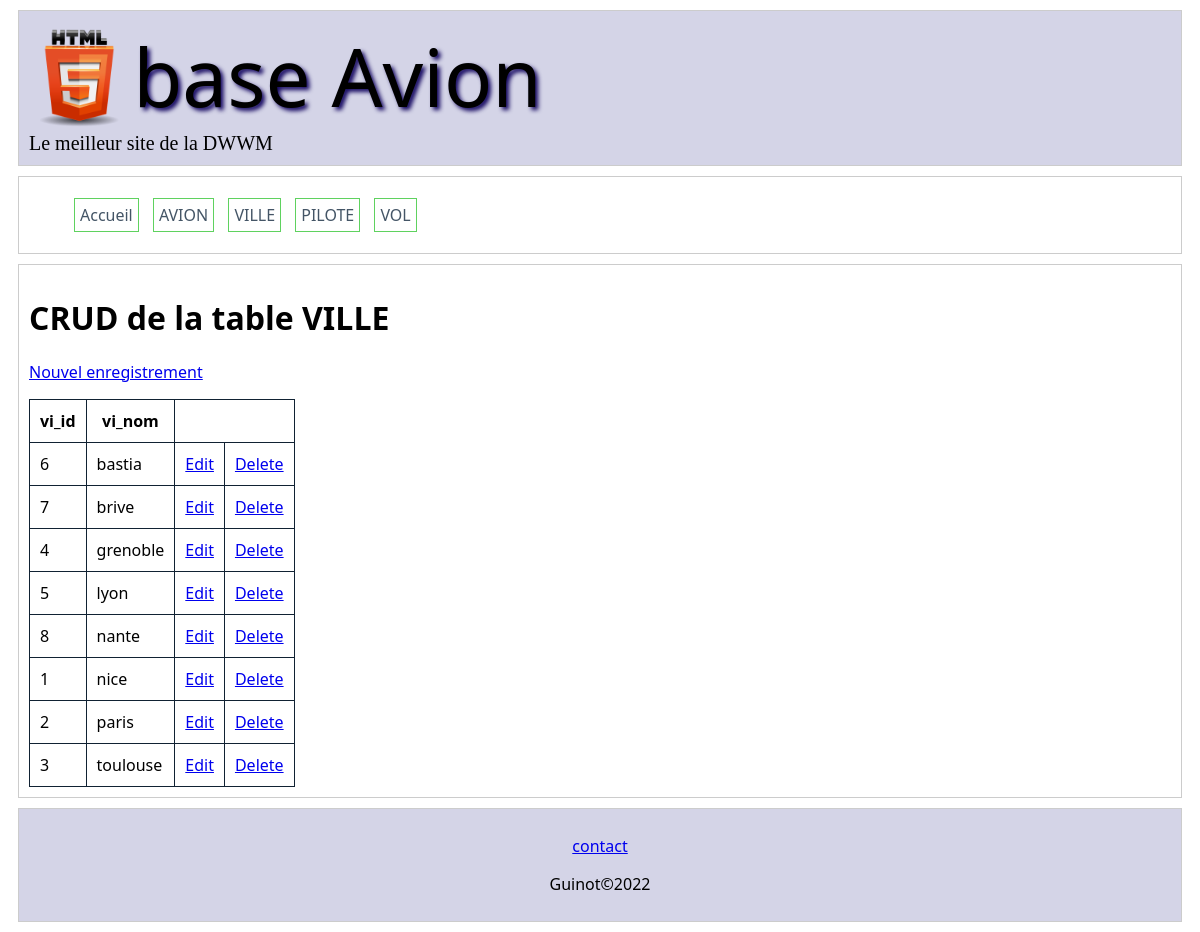
/ville_list.php, run on the app's committed database.
### tables this page shows
create table ville( 
	vi_id int not null auto_increment primary key,
	vi_nom varchar(50)
);

### www/ville_list.php (the view, shortened to what this page needs)
<?php
require("../include/inc_config.php");
$result = mysqli_query($link, "select * from ville order by vi_nom");
$data = mysqli_fetch_all($result, MYSQLI_ASSOC);
?>
<!DOCTYPE html>
<html lang="fr">
<head>
    <?php require("../include/inc_head.php"); ?>
</head>
<body>
    <header>
        <?php require("../include/inc_header.php"); ?>
    </header>
    <nav>
        <?php require("../include/inc_menu.php"); ?>
    </nav>
    <main id="main">
        <h1>CRUD de la table VILLE</h1>
        <p><a href="ville_edit.php?id=0">Nouvel enregistrement</a></p>
        <table>
            <tr>
                <?php
                if (count($data) > 0)
                    foreach ($data[0] as $cle => $valeur) {
                        echo "<th>$cle</th>";
                    }
                ?>
            </tr>
            <?php
            foreach ($data as $num => $ligne) {
                echo "<tr>";
                foreach ($ligne as $cle => $valeur) {
                    $valeur=htmlentities($valeur,ENT_QUOTES,"UTF-8");
                    echo "<td>$valeur</td>";
                }
                echo "<td><a href='ville_edit.php?id={$ligne["vi_id"]}'>Edit</a></td>";
                echo "<td><a href='ville_delete.php?id={$ligne["vi_id"]}'>Delete</a></td>";
                echo "</tr>";
            }
            ?>
        </table>
    </main>
    <footer>
        <?php require("../include/inc_footer.php"); ?>
    </footer>
</body>
</html>

### www/css/style.css (style rules this page uses)
body { font-family: 'Segoe UI', Tahoma, Geneva, Verdana, sans-serif; }
header, footer, nav, main { border: 1px solid #CCC; margin: 10px; padding: 10px; }
header, footer { background-color: rgb(212, 212, 231); }
footer { text-align: center; }
table, td, th { border: 1px solid #123; border-collapse: collapse; padding: 10px; }

### data on the page
ville: vi_id "6", vi_nom "bastia"
ville: vi_id "7", vi_nom "brive"
ville: vi_id "4", vi_nom "grenoble"
ville: vi_id "5", vi_nom "lyon"
ville: vi_id "8", vi_nom "nante"
ville: vi_id "1", vi_nom "nice"
ville: vi_id "2", vi_nom "paris"
ville: vi_id "3", vi_nom "toulouse"

### other printed values
NOM_DU_SITE "base Avion"
$cle "vi_id"
$cle "vi_nom"
